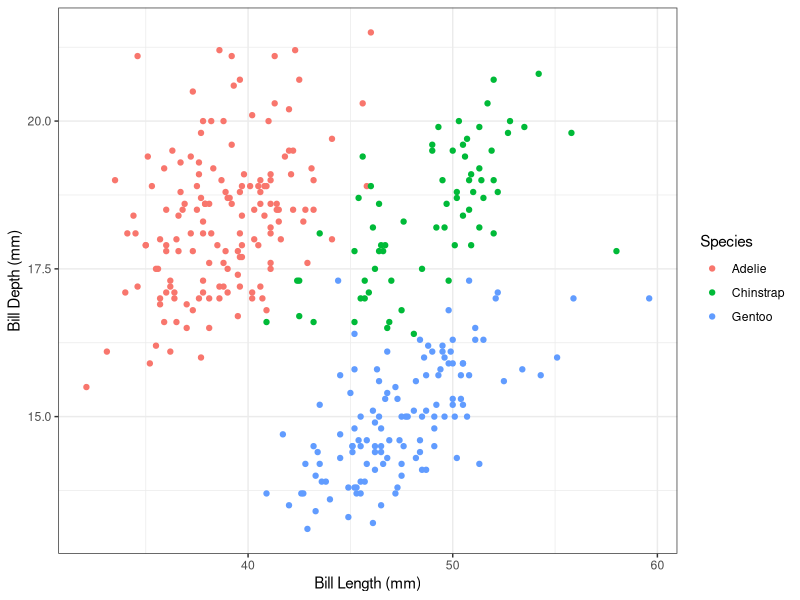
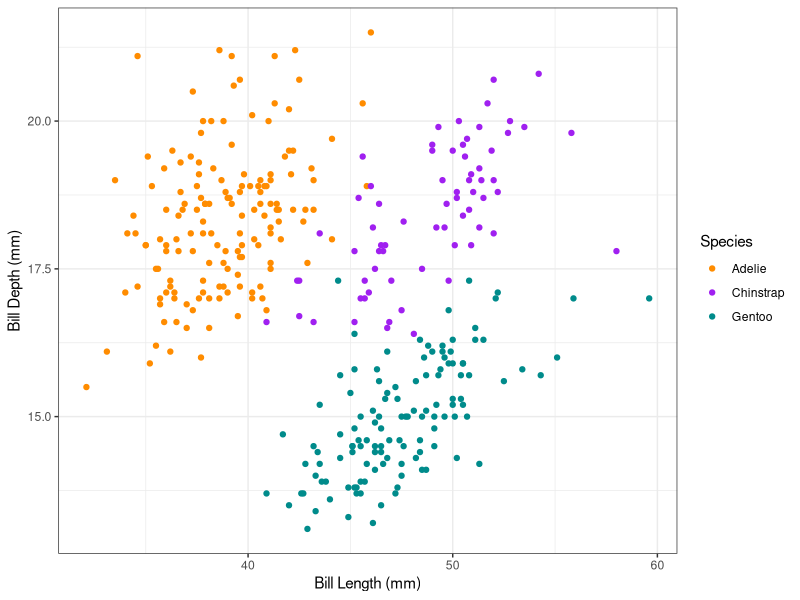
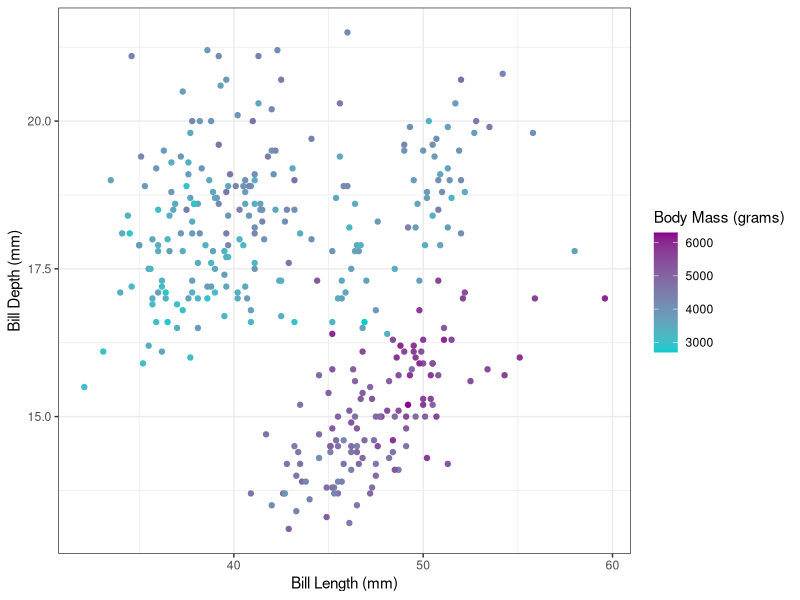
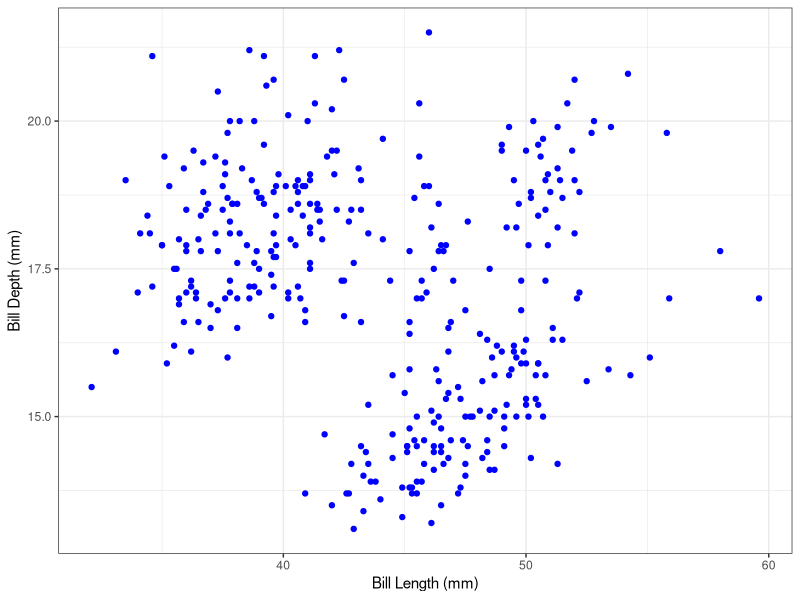
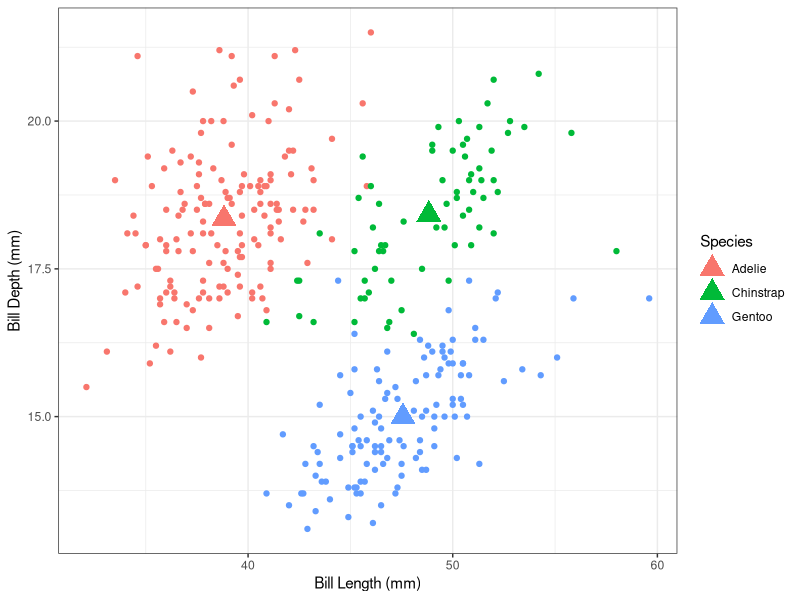
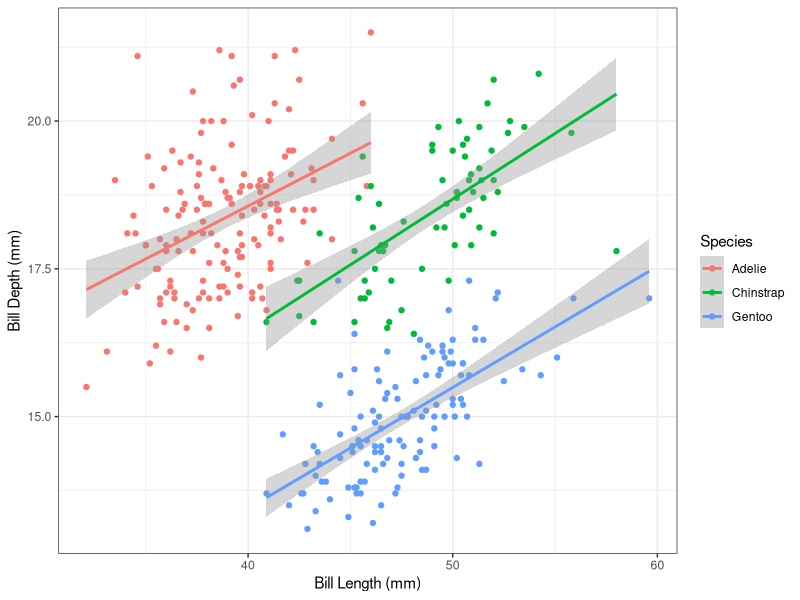
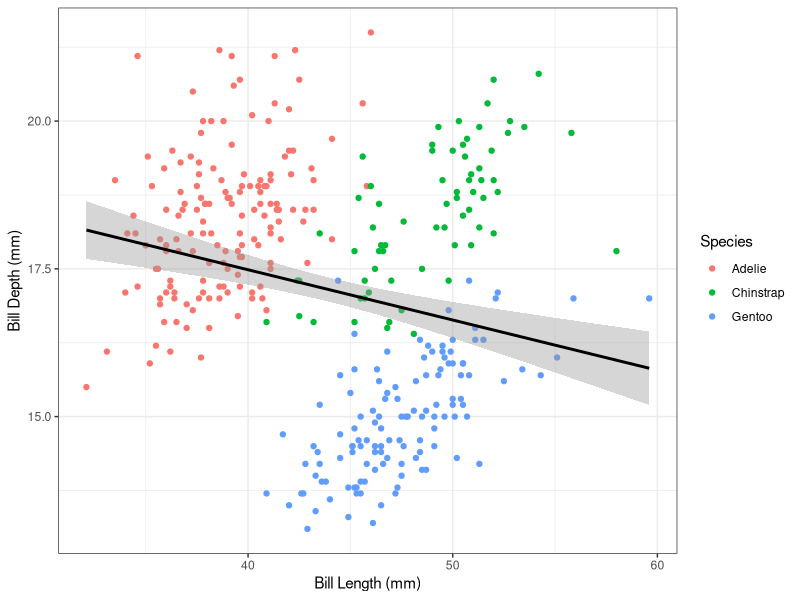
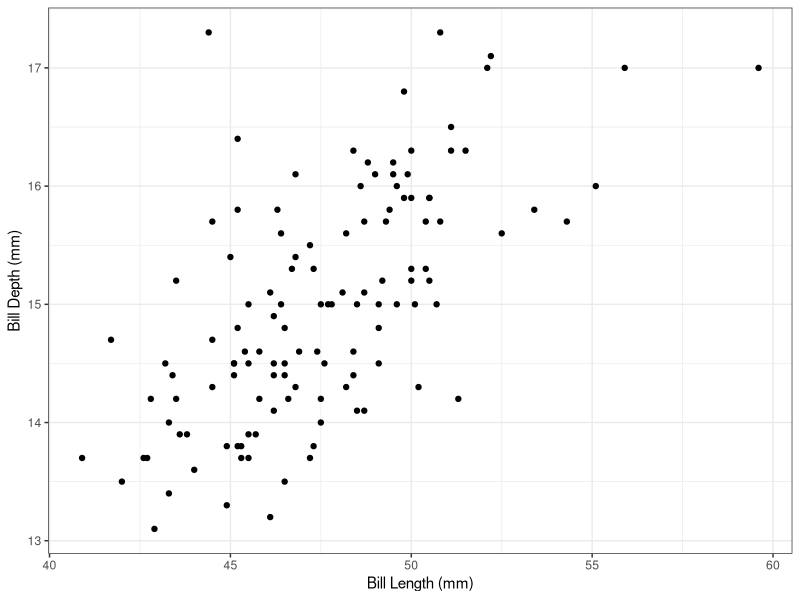

Here is the R script that generated these plots, in order:
## ---- chunk 1
#| eval: true
#| echo: true
#| message: false
#| warning: false
# load packages ----
library(tidyverse)
library(palmerpenguins)
## ---- chunk 2
# create some untidy temperature data ----
temp_data_wide <- tribble(
  ~date, ~station1, ~station2,  ~station3,
  "2023-10-01", 30.1, 29.8,  31.2,
  "2023-11-01", 28.6, 29.1,  33.4,
  "2023-12-01", 29.9, 28.5,  32.3
)

# print it out ----
print(temp_data_wide)
## ---- chunk 3
# convert data from wide > long ----
temp_data_long <- temp_data_wide |> 
  pivot_longer(cols = starts_with("station"),
               names_to = "station_id",
               values_to = "temp_c")

# print it out ----
print(temp_data_long)
## ---- chunk 4
#| warning: false
ggplot(data = penguins, 
       mapping = aes(x = bill_length_mm, y = bill_depth_mm, color = species)) + 
  geom_point() + 
  theme_bw() + 
  labs(x = "Bill Length (mm)", 
       y = "Bill Depth (mm)", 
       color = "Species")
## ---- chunk 5
#| warning: false
ggplot(data = penguins, 
       mapping = aes(x = bill_length_mm, y = bill_depth_mm, color = species)) + 
  geom_point() + 
  scale_color_manual(values = c("darkorange", "purple", "cyan4")) +
  theme_bw() + 
  labs(x = "Bill Length (mm)", 
       y = "Bill Depth (mm)", 
       color = "Species")
## ---- chunk 6
#| warning: false
ggplot(data = penguins, 
       mapping = aes(x = bill_length_mm, y = bill_depth_mm, color = body_mass_g)) + 
  geom_point() + 
  scale_color_gradient(low = "cyan3", high = "magenta4") +
  theme_bw() + 
  labs(x = "Bill Length (mm)", 
       y = "Bill Depth (mm)", 
       color = "Body Mass (grams)")
## ---- chunk 7
#| warning: false
ggplot(data = penguins, 
       mapping = aes(x = bill_length_mm, y = bill_depth_mm)) + 
  geom_point(color = "blue") + 
  theme_bw() + 
  labs(x = "Bill Length (mm)", 
       y = "Bill Depth (mm)", 
       color = "Species")
## ---- chunk 8
#| warning: false
#| message: false
# create a separate penguins_summary df ----
penguins_summary <- penguins |>
  drop_na() |> 
  group_by(species) |> 
  summarize(
    mean_bill_length_mm = mean(bill_length_mm),
    mean_bill_depth_mm = mean(bill_depth_mm)
  )

# create ggplot with layers from different dfs ----
ggplot() + 
  geom_point(data = penguins, 
             mapping = aes(x = bill_length_mm, 
                           y = bill_depth_mm, 
                           color = species)) + 
  geom_point(data = penguins_summary, 
             mapping = aes(x = mean_bill_length_mm, 
                           y = mean_bill_depth_mm, 
                           color = species), 
             size = 6, 
             shape = 17) + 
  theme_bw() + 
  labs(x = "Bill Length (mm)", 
       y = "Bill Depth (mm)", 
       color = "Species")
  
## ---- chunk 9
#| warning: false
#| message: false
# scatterplot with lms fitted to species ---- 
ggplot(data = penguins, 
       mapping = aes(x = bill_length_mm, y = bill_depth_mm, color = species)) + 
  geom_point() + 
  geom_smooth(method = "lm") + 
  theme_bw() + 
  labs(x = "Bill Length (mm)", 
       y = "Bill Depth (mm)", 
       color = "Species")
## ---- chunk 10
#| warning: false
#| message: false
# scatterplot with lm fitted to entire data set ---- 
ggplot(data = penguins, 
       mapping = aes(x = bill_length_mm, y = bill_depth_mm)) + 
  geom_point(aes(color = species)) + 
  geom_smooth(method = "lm", color = "black") + 
  theme_bw() + 
  labs(x = "Bill Length (mm)", 
       y = "Bill Depth (mm)", 
       color = "Species")
## ---- chunk 11
#| warning: false
# filter for Gentoo penguins, then pipe into ggplot ----
penguins |>
  filter(species == "Gentoo") |>
  ggplot(aes(x = bill_length_mm, 
             y = bill_depth_mm)) + 
  geom_point() + 
  theme_bw() + 
  labs(x = "Bill Length (mm)", 
       y = "Bill Depth (mm)", 
       color = "Species")


## ---- chunk 12
#| warning: false
# Method 1: Use Default geom_bar() stat
ggplot(data = penguins, 
       mapping = aes(x = species)) + 
  geom_bar() #default is stat = "count"

## ---- chunk 13
#| warning: false
# Method 2: Define geom_bar() stat = "identity" 
penguin_summary <- penguins |>
  count(species)

ggplot(data = penguin_summary, 
       mapping = aes(x = species, y = n)) + 
  geom_bar(stat = "identity")
## ---- chunk 14
#| warning: false
ggplot(penguins, aes(x = species, y = after_stat(prop), group = 1)) +
  geom_bar()
## ---- chunk 15
#| warning: false
ggplot(penguins, aes(x = species)) + 
  geom_bar() + 
  theme_bw()
## ---- chunk 16
#| warning: false
ggplot(penguins, aes(x = species, fill = island)) + 
  geom_bar(position = "dodge") + 
  scale_fill_manual(values = c("darkorange", "darkblue", "turquoise3")) + 
  theme_bw()
## ---- chunk 17
#| warning: false
ggplot(penguins, aes(x = species, fill = island)) + 
  geom_bar(position = "dodge") + 
  scale_fill_manual(values = c("darkorange", "darkblue", "turquoise3")) + 
  theme_bw()
## ---- chunk 18
#| warning: false
ggplot(penguins, aes(x = species, fill = island)) + 
  geom_bar(position = position_dodge2(preserve = "single")) + # makes all bars the same width
  scale_fill_manual(values = c("darkorange", "darkblue", "turquoise3")) + 
  theme_bw() + 
  labs(x = "Species", 
       y = "Count",
       fill = "Island")
## ---- chunk 19
#| warning: false
ggplot(penguins, aes(x = species)) +
  geom_bar() + 
  coord_cartesian() # default 
## ---- chunk 20
#| warning: false
ggplot(penguins, aes(x = species)) + 
  geom_bar() + 
  coord_flip() # switches x and y axes
## ---- chunk 21
#| warning: false
ggplot(penguins, aes(x = species)) + 
  geom_bar() +
  coord_polar()
## ---- chunk 22
#| warning: false
ggplot(penguins, aes(x = species)) + 
  geom_bar() +
  theme_light()

# theme_light() removes grey background
## ---- chunk 23
#| warning: false
ggplot(penguins, aes(x = species)) + 
  geom_bar() +
  theme_classic() + 
  theme(
    axis.title = element_text(color = "purple", 
                              size = 50, 
                              hjust = 0.5)
  )
## ---- chunk 24
#| warning: false
#| message: false
ggplot(penguins, aes(x = flipper_length_mm, fill = species)) + 
  geom_histogram(position = "identity", alpha = 0.5) + 
  scale_fill_manual(values = c("darkorange", "purple", "cyan4")) + 
  labs(x = "Flipper Length (mm)", 
       y = "Count", 
       fill = "Species") + 
  theme_test() + 
  facet_wrap(~species, scales = "fixed", ncol = 1)
